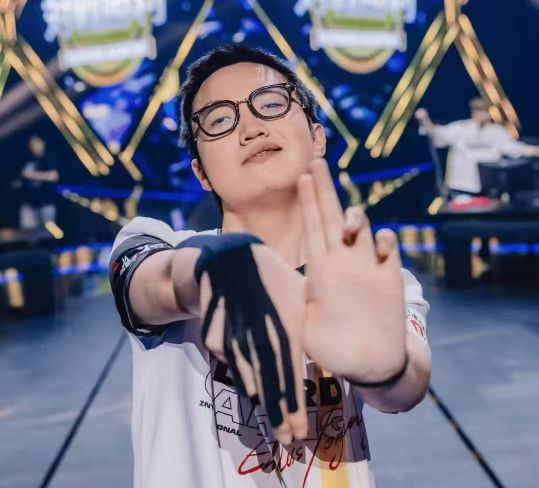
//> input picture lab/lab02/test_zmjjkk.jpg, 1077 x 976 px (shown at 1/2 size)
$ ./main   (built with g++ and OpenCV 4)
//> lines starting //> are read from the running program, lines starting //| are printed output that depends on the picture

#include <opencv2/core.hpp>
#include <opencv2/imgcodecs.hpp>
#include <opencv2/highgui.hpp>
#include <opencv2/imgproc.hpp>

#include <iostream>

using namespace cv;

int main()
{
    std::string image_path = samples::findFile("test_zmjjkk.jpg");
    Mat img = imread(image_path, IMREAD_COLOR);
//> img is the input picture: 976 rows x 1077 cols, CV_8UC3; mean B, G, R 124.8, 107.1, 107.2

    std::cout << "Image size: " << img.rows << " x " << img.cols << std::endl;
//| Image size: 976 x 1077
    std::cout << "Number of channels: " << img.channels() << std::endl;
//| Number of channels: 3
    std::cout << "Data type: " << img.type() << std::endl;
//| Data type: 16

    Vec3b pixel = img.at<Vec3b>(0, 0);
//> pixel = [113, 162, 210]
    std::cout << "Pixel at (0,0): B=" << (int)pixel[0] << ", G=" << (int)pixel[1] << ", R=" << (int)pixel[2] << std::endl;
//| Pixel at (0,0): B=113, G=162, R=210

    Rect roi(350, 100, 300, 300);
    Mat cropped = img(roi);
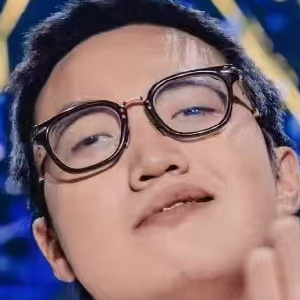
//> cropped: 300 rows x 300 cols, CV_8UC3; mean B, G, R 116.7, 112.5, 137.1
    imwrite("cropped.jpg", cropped);

    Mat gray;
    cvtColor(img, gray, COLOR_BGR2GRAY);
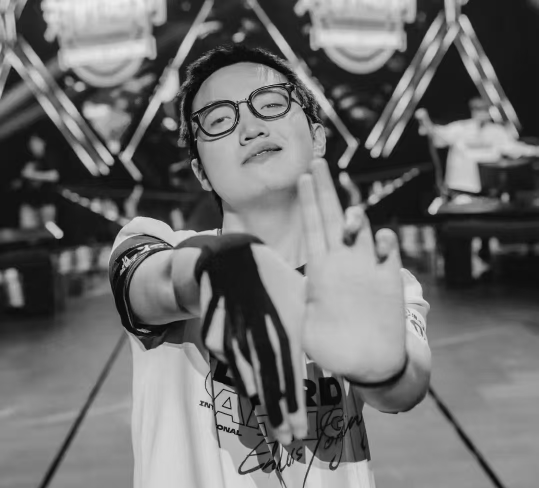
//> gray: 976 rows x 1077 cols, CV_8UC1 (shown at 1/2 size); min 1, max 244, mean 109.1

    imshow("Original Image", img);
    imshow("Gray Image", gray);
    imshow("cropped Image", cropped);
    imwrite("gray.jpg", gray);
    waitKey(0);

    return 0;
}
